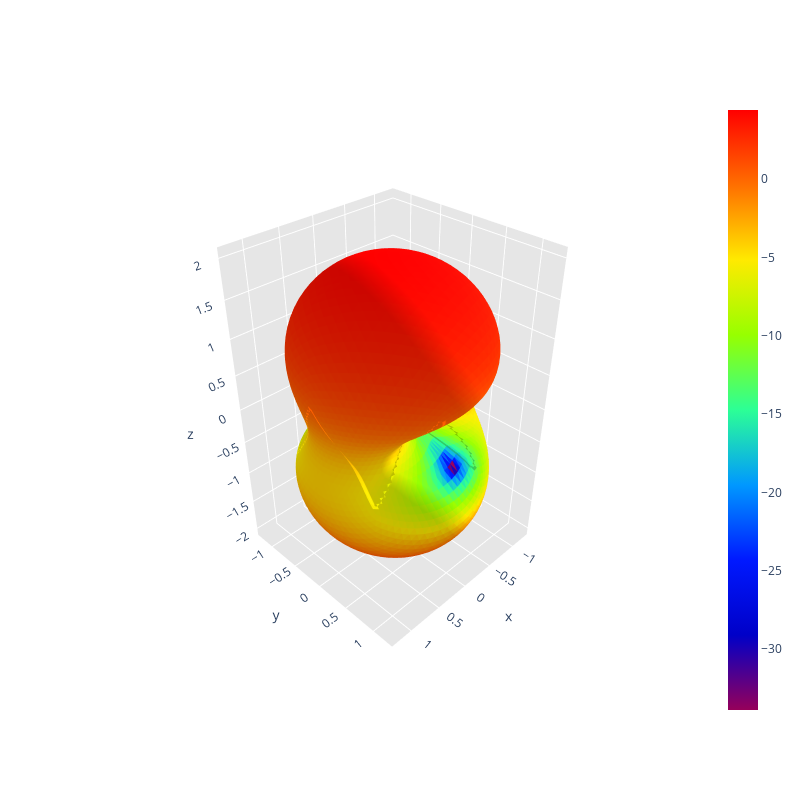

Notebook cell for this chart:
### Code cell
from efield.efield2 import radiation_intensity_distribution_over_sphere_surface
from efield.efield3 import antenna_directivity_pattern


filename_sphere_dense = '../../data/sphere_mesh/sphere_dense.mat'

mesh2_mat = 'data/antennas_mesh2/slot_antenna01_mesh2.mat'
current_mat = 'data/antennas_current/slot_antenna01_current.mat'
gain_power_mat = 'data/antennas_gain_power/slot_antenna01_gain_power.mat'

print("Calculating radiation intensity distribution over sphere surface...")
radiation_intensity_distribution_over_sphere_surface(mesh2_mat, current_mat, filename_sphere_dense, radiation=True)

# Step 3: Generating the directivity pattern
print("Generating antenna directivity pattern...")
antenna_directivity_pattern(mesh2_mat, current_mat, gain_power_mat, radiation=True)

### Figure 1 — Plotly figure (JSON) as saved in the notebook; plotly's stock layout.template omitted (floating-point values rounded to 4 significant figures; data arrays with more than 128 entries replaced by an {"elided": "..."} marker saying what was removed)
{"data": [{"facecolor": {"elided": "8000 str values"}, "i": {"elided": "8000 int values"}, "j": {"elided": "8000 int values"}, "k": {"elided": "8000 int values"}, "name": "", "type": "mesh3d", "x": {"elided": "4002 float values"}, "y": {"elided": "4002 float values"}, "z": {"elided": "4002 float values"}}, {"hoverinfo": "none", "marker": {"color": [-33.91, 4.424], "colorscale": [[0, "rgb(150, 0, 90)"], [0.125, "rgb(0, 0, 200)"], [0.25, "rgb(0, 25, 255)"], [0.375, "rgb(0, 152, 255)"], [0.5, "rgb(44, 255, 150)"], [0.625, "rgb(151, 255, 0)"], [0.75, "rgb(255, 234, 0)"], [0.875, "rgb(255, 111, 0)"], [1, "rgb(255, 0, 0)"]], "showscale": true, "size": 0.1}, "mode": "markers", "showlegend": false, "type": "scatter3d", "x": [0.1234], "y": [0.08964], "z": [1.991]}], "layout": {"height": 800, "scene": {"aspectratio": {"x": 0.6241, "y": 0.6204, "z": 1}, "xaxis": {"backgroundcolor": "rgb(230, 230, 230)", "gridcolor": "rgb(255, 255, 255)", "showbackground": true, "zerolinecolor": "rgb(255, 255, 255)"}, "yaxis": {"backgroundcolor": "rgb(230, 230, 230)", "gridcolor": "rgb(255, 255, 255)", "showbackground": true, "zerolinecolor": "rgb(255, 255, 255)"}, "zaxis": {"backgroundcolor": "rgb(230, 230, 230)", "gridcolor": "rgb(255, 255, 255)", "showbackground": true, "zerolinecolor": "rgb(255, 255, 255)"}}, "title": {"text": ""}, "width": 800}}
